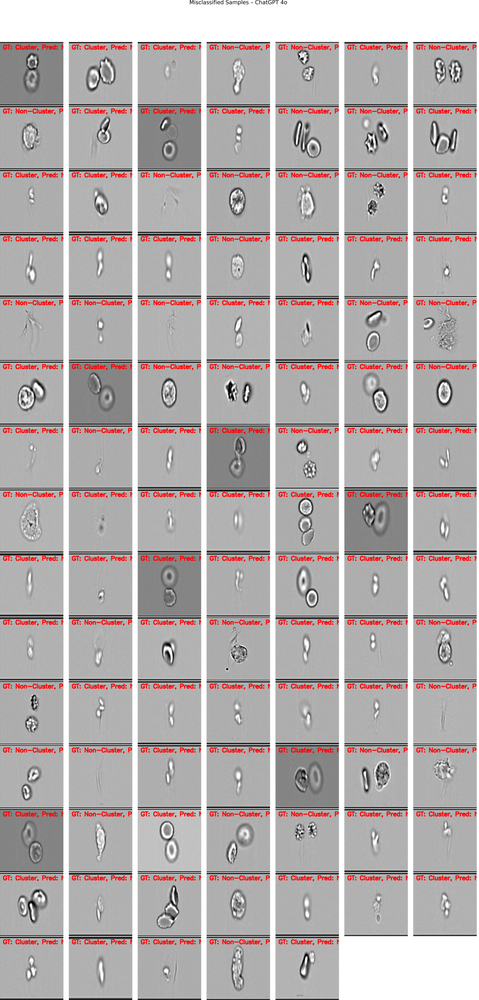
#> input picture chatGPT/gpt_collage.png, 479 x 1000 px, shrunk from 5118 x 10687 before the run; its folder holds only this picture in this run
$ python -i preprocessing_gpt_dataset.py   (imports and definitions only)
#> lines starting #> are read from the running program, lines starting #| are printed output that depends on the picture; after the words box and inside, x2 and y2 are one past the last pixel; in counts of white or black regions, pixels touching at a corner belong together
import numpy as np
import pandas as pd
import os
import cv2
import time
import matplotlib.pyplot as plt

st = time.time()
clust_train = './train_set'
clust_test = './test_batched'

trains = {}
# [9 lines not run here, left out]

test_dict = {}
# [11 lines not run here, left out]
# print(test_dict)


def preprocess_pipeline(raw_img):
#> called with raw_img = 'gpt_collage.png'
    raw_img = cv2.imread(raw_img, cv2.IMREAD_GRAYSCALE)
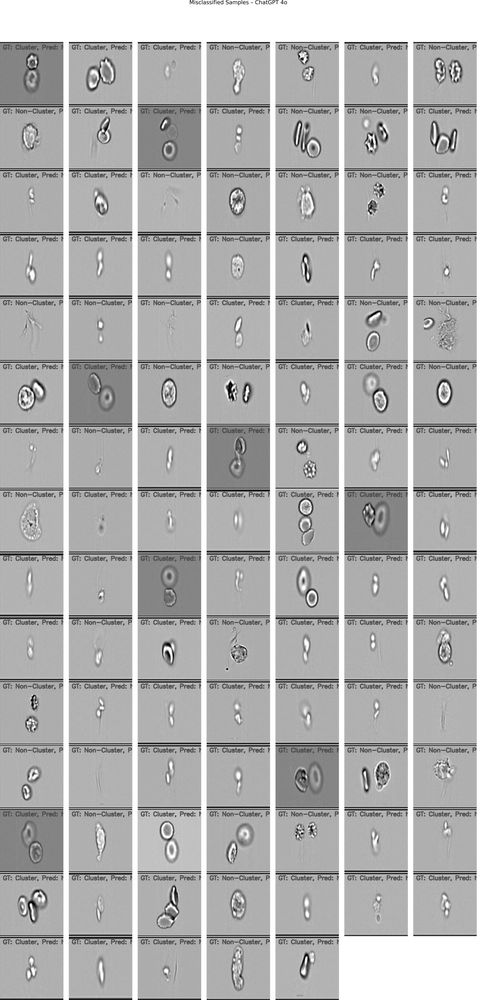
#> raw_img: shape (1000, 479); min 0, max 255, mean 175
    raw_img = cv2.GaussianBlur(raw_img, (5, 5), 5)
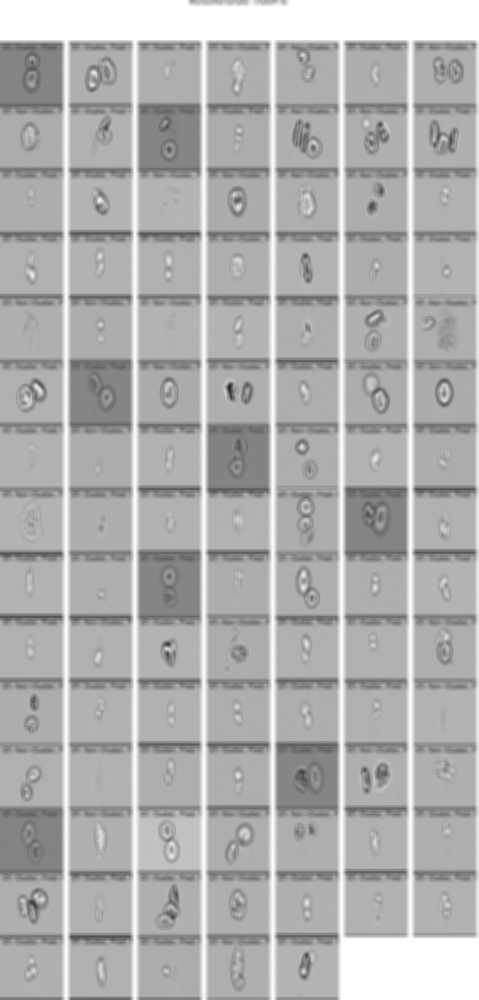
#> raw_img: shape (1000, 479); min 36, max 255, mean 175
    clahe = cv2.createCLAHE(clipLimit=2.0, tileGridSize=(8, 8))
    enhanced_raw_img = clahe.apply(raw_img)
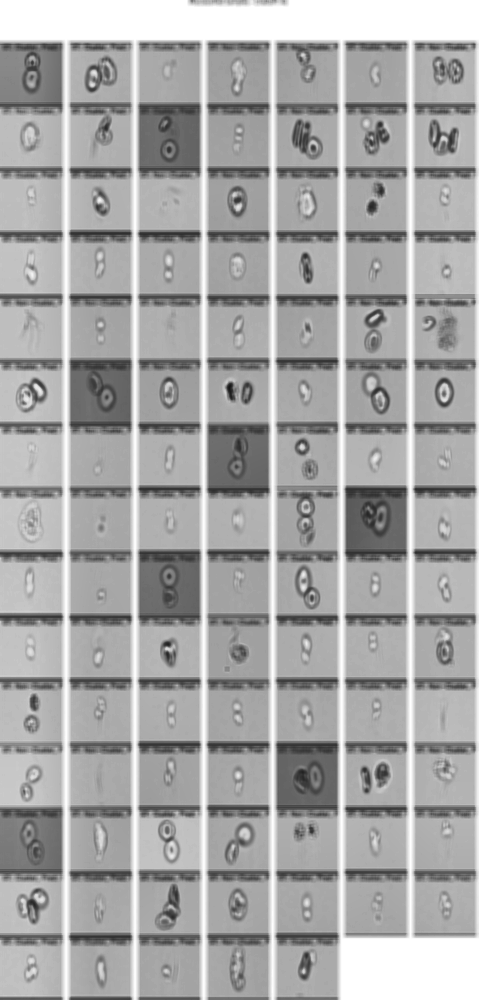
#> enhanced_raw_img: shape (1000, 479); min 20, max 255, mean 166.6
    _, thresh_raw_image = cv2.threshold(enhanced_raw_img, 50, 255,
                                        cv2.THRESH_BINARY + cv2.THRESH_OTSU)
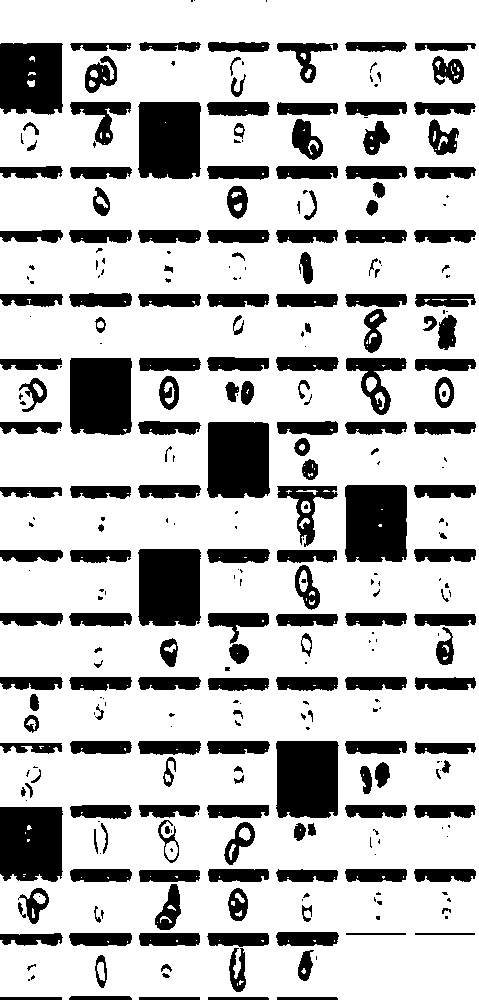
#> thresh_raw_image: shape (1000, 479); 75.6% white; 319 black regions (129 under 20 px), largest, box (x1, y1, x2, y2) and area: (138, 549, 201, 626) 4635, (276, 741, 339, 818) 4628, (345, 485, 407, 562) 4623

    return thresh_raw_image


# [16 lines of commented-out code are left out]

# [19 lines not run here, left out]

>>> result = preprocess_pipeline('gpt_collage.png')
